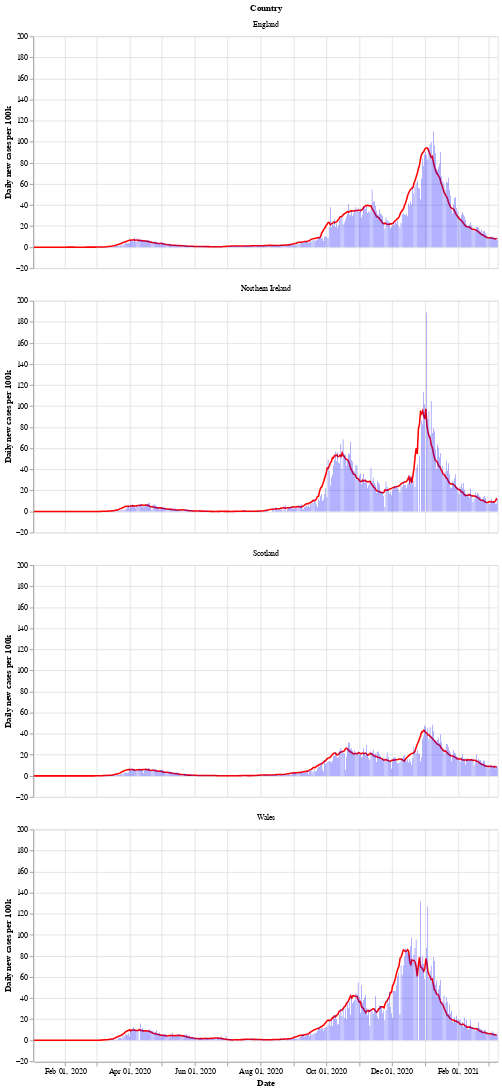

The notebook cell saved with this chart:
### Markdown cell above
Next is a bar chart of the number of new cases in each country (per 100k population), with the 7 day moving average of cases. Again we see that Wales saw a longer period of raising and falling cases compared to the other countries.

After a period of cases falling, each nation is now seeing a rise in the number of cases - especially in Wales.

### Code cell
# collapse
bars = alt.Chart(uk_cases).mark_bar().encode(
    x=alt.X("yearmonthdate(date):T", axis=alt.Axis(title='Date')),
    y=alt.Y("newCasesRate:Q", axis=alt.Axis(title='Daily new cases per 100k')),
    tooltip='newCasesRate',
    color=alt.condition(
        alt.datum.dailyChange > 0,
        alt.value("orange"),  # The positive color
        alt.value("blue")  # The negative color
    )
).properties(title='New cases per 100k population with rolling 7 day average', width=600).interactive()
line = alt.Chart(uk_cases).mark_line(
    color='red',
    size=2,
).transform_window(
    rolling_mean='mean(newCasesRate)',
    frame=[0, 7],
    groupby=['areaName']
).encode(
    x='yearmonthdate(date):T',
    y='rolling_mean:Q'
)
alt.layer(line, bars, data=uk_cases).facet(alt.Row('areaName', title='Country'), columns=1)

### Figure 1 — Vega-Lite specification as saved in the notebook (floating-point values rounded to 4 significant figures; data arrays with more than 128 entries replaced by an {"elided": "..."} marker saying what was removed)
{"config": {"view": {"continuousWidth": 400, "continuousHeight": 300}}, "data": {"name": "data-cfe3f2de6d26245e7bcdd42da23cdbb0"}, "facet": {"type": "nominal", "field": "areaName", "title": "Country"}, "spec": {"layer": [{"mark": {"type": "line", "color": "red", "size": 2}, "encoding": {"x": {"type": "temporal", "field": "date", "timeUnit": "yearmonthdate"}, "y": {"type": "quantitative", "field": "rolling_mean"}}, "transform": [{"window": [{"op": "mean", "field": "newCasesRate", "as": "rolling_mean"}], "frame": [0, 7], "groupby": ["areaName"]}]}, {"mark": "bar", "encoding": {"color": {"condition": {"value": "orange", "test": "(datum.dailyChange > 0)"}, "value": "blue"}, "tooltip": {"type": "quantitative", "field": "newCasesRate"}, "x": {"type": "temporal", "axis": {"title": "Date"}, "field": "date", "timeUnit": "yearmonthdate"}, "y": {"type": "quantitative", "axis": {"title": "Daily new cases per 100k"}, "field": "newCasesRate"}}, "selection": {"selector002": {"type": "interval", "bind": "scales", "encodings": ["x", "y"]}}, "title": "New cases per 100k population with rolling 7 day average", "width": 600}]}, "columns": 1, "$schema": "https://vega.github.io/schema/vega-lite/v4.8.1.json", "datasets": {"data-cfe3f2de6d26245e7bcdd42da23cdbb0": {"elided": "1728 records"}}}
